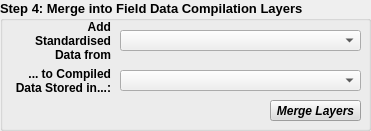
     <widget class="QGroupBox" name="groupBox_15">
      <property name="geometry">
       <rect>
        <x>10</x>
        <y>110</y>
        <width>371</width>
        <height>131</height>
       </rect>
      </property>
      <property name="font">
       <font>
        <family>Arial</family>
        <pointsize>10</pointsize>
        <weight>75</weight>
        <bold>true</bold>
       </font>
      </property>
      <property name="title">
       <string>Step 4: Merge into Field Data Compilation Layers</string>
      </property>
      <widget class="QLabel" name="label_20">
       <property name="geometry">
        <rect>
         <x>10</x>
         <y>20</y>
         <width>101</width>
         <height>41</height>
        </rect>
       </property>
       <property name="font">
        <font>
         <family>Arial</family>
         <pointsize>-1</pointsize>
        </font>
       </property>
       <property name="styleSheet">
        <string notr="true">font-family: Arial; 
font-size: 12px;
</string>
       </property>
       <property name="text">
        <string>Add Standardised Data from Layer...:</string>
       </property>
       <property name="alignment">
        <set>Qt::AlignRight|Qt::AlignTrailing|Qt::AlignVCenter</set>
       </property>
       <property name="wordWrap">
        <bool>true</bool>
       </property>
      </widget>
      <widget class="QLabel" name="label_21">
       <property name="geometry">
        <rect>
         <x>10</x>
         <y>60</y>
         <width>101</width>
         <height>41</height>
        </rect>
       </property>
       <property name="styleSheet">
        <string notr="true">font-family: Arial; 
font-size: 12px;
</string>
       </property>
       <property name="text">
        <string>... to Compiled Data Stored in...:</string>
       </property>
       <property name="alignment">
        <set>Qt::AlignRight|Qt::AlignTrailing|Qt::AlignVCenter</set>
       </property>
       <property name="wordWrap">
        <bool>true</bool>
       </property>
      </widget>
      <widget class="QComboBox" name="comboBox_merge1_2">
       <property name="geometry">
        <rect>
         <x>120</x>
         <y>30</y>
         <width>241</width>
         <height>21</height>
        </rect>
       </property>
       <property name="font">
        <font>
         <family>Arial</family>
         <italic>true</italic>
        </font>
       </property>
       <property name="placeholderText">
        <string>Select the layer containing standardised data</string>
       </property>
      </widget>
      <widget class="QComboBox" name="comboBox_merge2_2">
       <property name="geometry">
        <rect>
         <x>120</x>
         <y>70</y>
         <width>241</width>
         <height>21</height>
        </rect>
       </property>
       <property name="font">
        <font>
         <family>Arial</family>
         <italic>true</italic>
        </font>
       </property>
       <property name="placeholderText">
        <string>Select the legacy data compilation layer</string>
       </property>
      </widget>
      <widget class="QPushButton" name="merge_layers_pushButton_2">
       <property name="geometry">
        <rect>
         <x>270</x>
         <y>100</y>
         <width>91</width>
         <height>21</height>
        </rect>
       </property>
       <property name="styleSheet">
        <string notr="true">background-color: rgb(220, 220, 220);
font-weight: bold;
font-style: italic;
font-family: Arial; 
font-size: 12px;</string>
       </property>
       <property name="text">
        <string>Merge Layers</string>
       </property>
      </widget>
     </widget>
